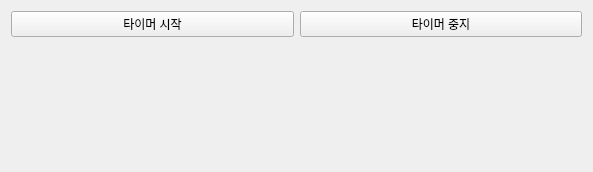
<?xml version="1.0" encoding="UTF-8"?>
<ui version="4.0">
 <class>Widget</class>
 <widget class="QWidget" name="Widget">
  <property name="geometry">
   <rect>
    <x>0</x>
    <y>0</y>
    <width>593</width>
    <height>172</height>
   </rect>
  </property>
  <property name="windowTitle">
   <string>Widget</string>
  </property>
  <layout class="QVBoxLayout" name="verticalLayout">
   <item>
    <layout class="QHBoxLayout" name="horizontalLayout">
     <item>
      <widget class="QPushButton" name="pbtStart">
       <property name="text">
        <string>타이머 시작</string>
       </property>
      </widget>
     </item>
     <item>
      <widget class="QPushButton" name="pbtStop">
       <property name="text">
        <string>타이머 중지</string>
       </property>
      </widget>
     </item>
    </layout>
   </item>
   <item>
    <widget class="QLabel" name="label">
     <property name="text">
      <string/>
     </property>
    </widget>
   </item>
  </layout>
 </widget>
 <resources/>
 <connections/>
</ui>
